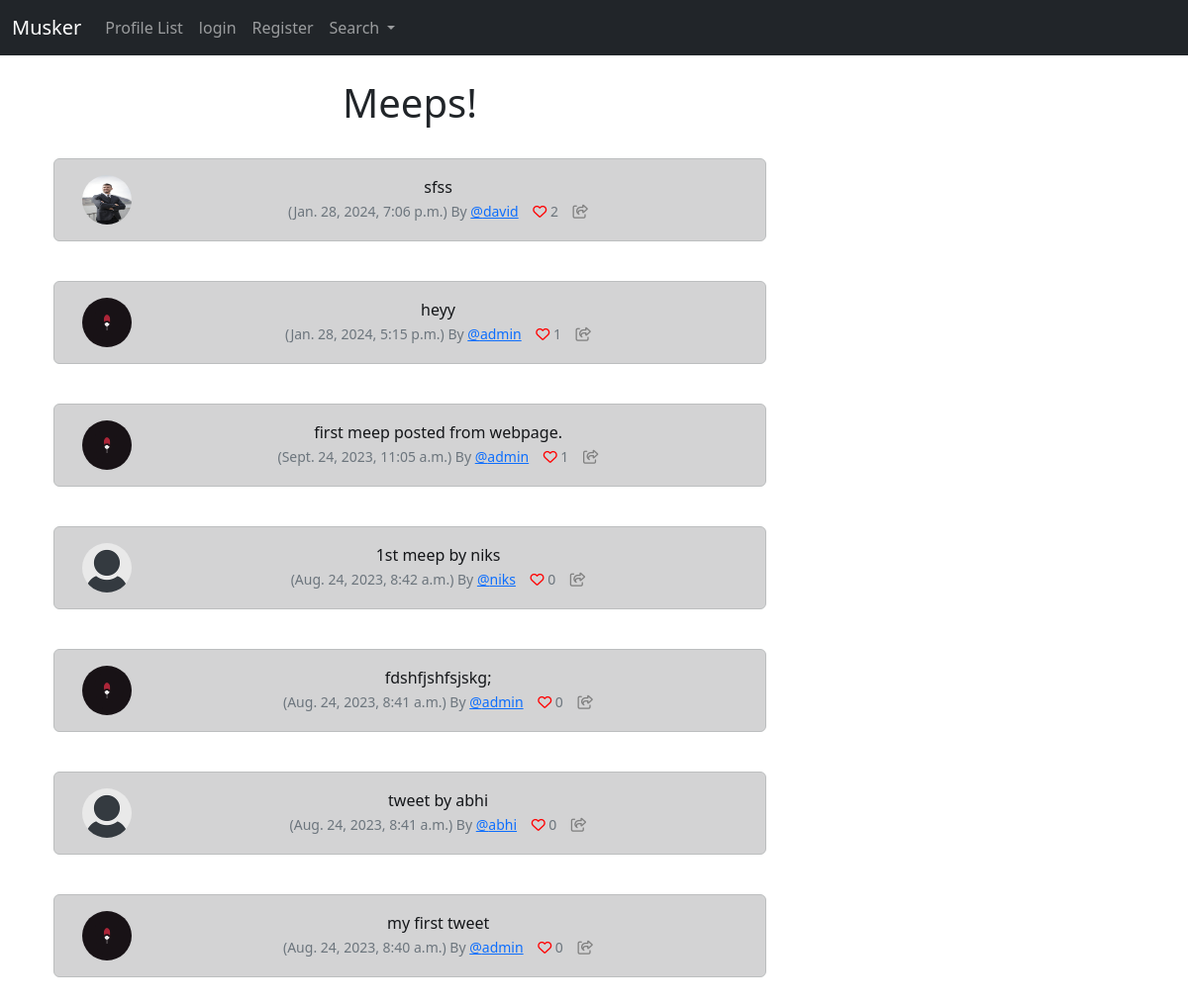
The app's page /, older data.
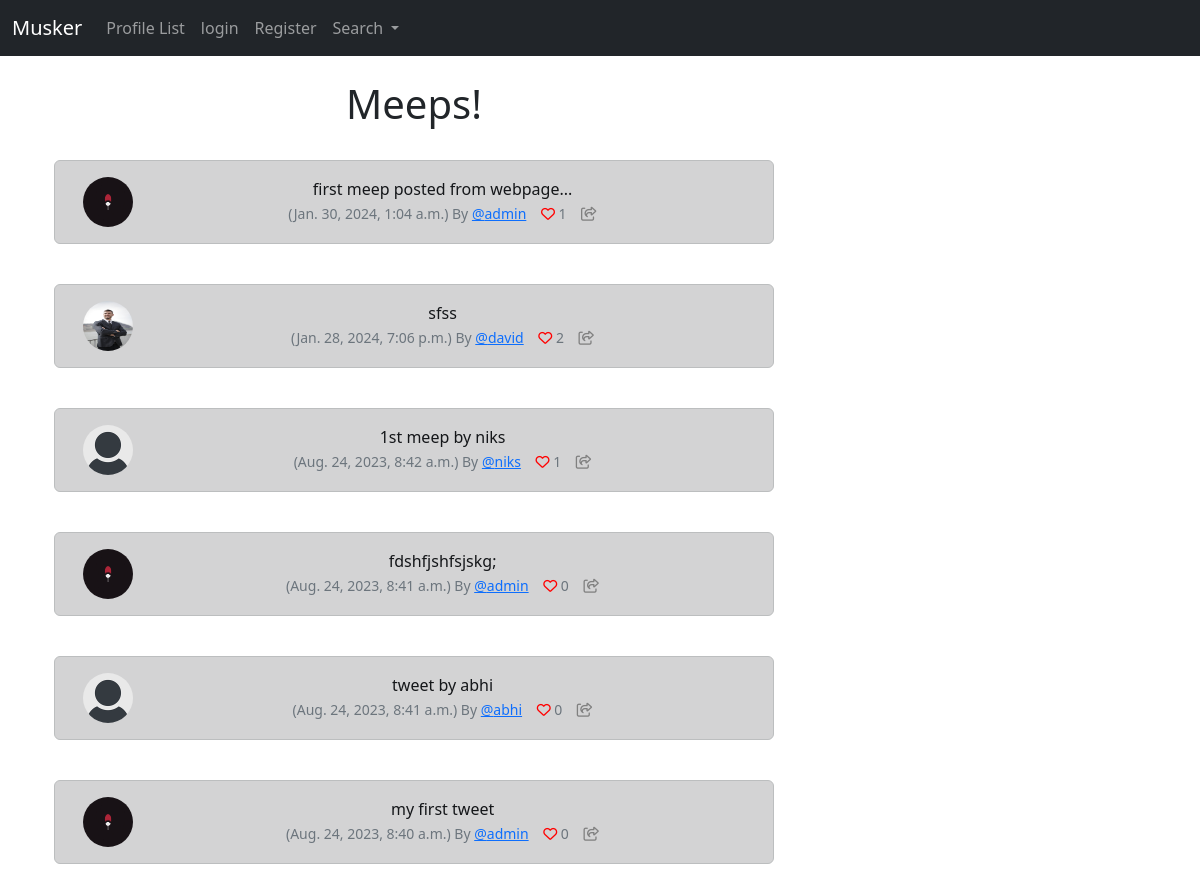
The same page, newer data.
### musker/models.py (models this page shows, shortened)
class Meep(models.Model):
    user = models.ForeignKey(
        User, related_name="meeps",
        on_delete=models.DO_NOTHING
        )
    body = models.CharField(max_length=200)
    created_at = models.DateTimeField(auto_now=True)
    likes = models.ManyToManyField(User, related_name='meep_like', blank=True)
    def number_of_likes(self):
        return self.likes.count()

class Profile(models.Model):
    user = models.OneToOneField(User, on_delete=models.CASCADE)
    follows = models.ManyToManyField('self',
        related_name="followed_by",
        symmetrical=False,
        blank=True)
    date_modified = models.DateTimeField(User, auto_now=True)
    profile_image = models.ImageField(null=True, blank=True, upload_to="images/")
    profile_bio= models.CharField(null=True, blank=True, max_length=500)
    facebook_link = models.URLField(null=True, blank=True)
    linkedin_link = models.URLField(null=True, blank=True)
    website_link = models.URLField(null=True, blank=True)

### musker/views.py (the view)
# urls.py: path("", views.home, name="home"),
def home(request):
    if request.user.is_authenticated:
        form = MeepForm(request.POST or None)
        if request.method == "POST":
            if form.is_valid():
                meep = form.save(commit=False)
                meep.user = request.user
                meep.save()
                messages.success(request, "Your meep has been posted.")
                return redirect("home")
        meeps = Meep.objects.all().order_by("-created_at")
        return render(request, "home.html", {"meeps": meeps, "form":form})
    else:
        meeps = Meep.objects.all().order_by("-created_at")
        return render(request, "home.html", {"meeps": meeps})

### musker/templates/home.html (shortened to what this page needs)
{% extends "base.html"%} {% load static %} {% block content %}
<div class="container text-center">
  <div class="row">
    <div class="col-8">
      <h1>Meeps!</h1>
      <br />
      {% for meep in meeps %}
      <div class="alert alert-dark" role="alert">
        <div class="container">
          <div class="row">
            <div class="col-1">
              {% if meep.user.profile.profile_image %}
              <img
                src="{{ meep.user.profile.profile_image.url }}"
                width=50
                height=50
                class="rounded-circle"
                alt="{{ meep.user.username }}"
              />
              {% else %}
              <img
                src="{% static 'images/dummy.png' %}"
                width="50"
                height="50"
                class="rounded-circle"
                alt="{{ meep.user.username }}"
              />
              {% endif %}
            </div>
            <div class="col-11">
              {{ meep.body }}<br />
              <small class="text-muted">
                ({{ meep.created_at }}) By
                <a href="{% url 'profile' meep.user.id %}">@{{ meep.user }}</a>
                  {% if request.user in meep.likes.all %}
                <a href="{% url 'like' meep.id %}"><i class="fa-solid fa-heart" style='color:red'></i></a>
                {% else %}
                <a href="{% url 'like' meep.id %}"><i class="fa fa-heart-o" style='color:red'></i></a>
                {% endif %}
                {{ meep.number_of_likes }}
                <a href="{% url 'meep_show' meep.id %}"><i class="fa-regular fa-share-from-square" style="color:grey"></i></a>
              </small>
            </div>
          </div>
        </div>
      </div>
      <br />
      {% endfor %}
    </div>
    <div class="col-4">
      <br /><br />
    </div>
  </div>
</div>
{% endblock %}

Row changes from the older to the newer data that the page shows:
removed Meep: user.profile.profile_image (picture), body "heyy", created_at "Jan. 28, 2024, 5:15 p.m.", user "admin", number_of_likes "1"
changed Meep: body "first meep posted from webpage." → "first meep posted from webpage..."; created_at "Sept. 24, 2023, 11:05 a.m." → "Jan. 30, 2024, 1:04 a.m."; moves up the list
computed for Meep "1st meep by niks": number_of_likes "0" → "1"
